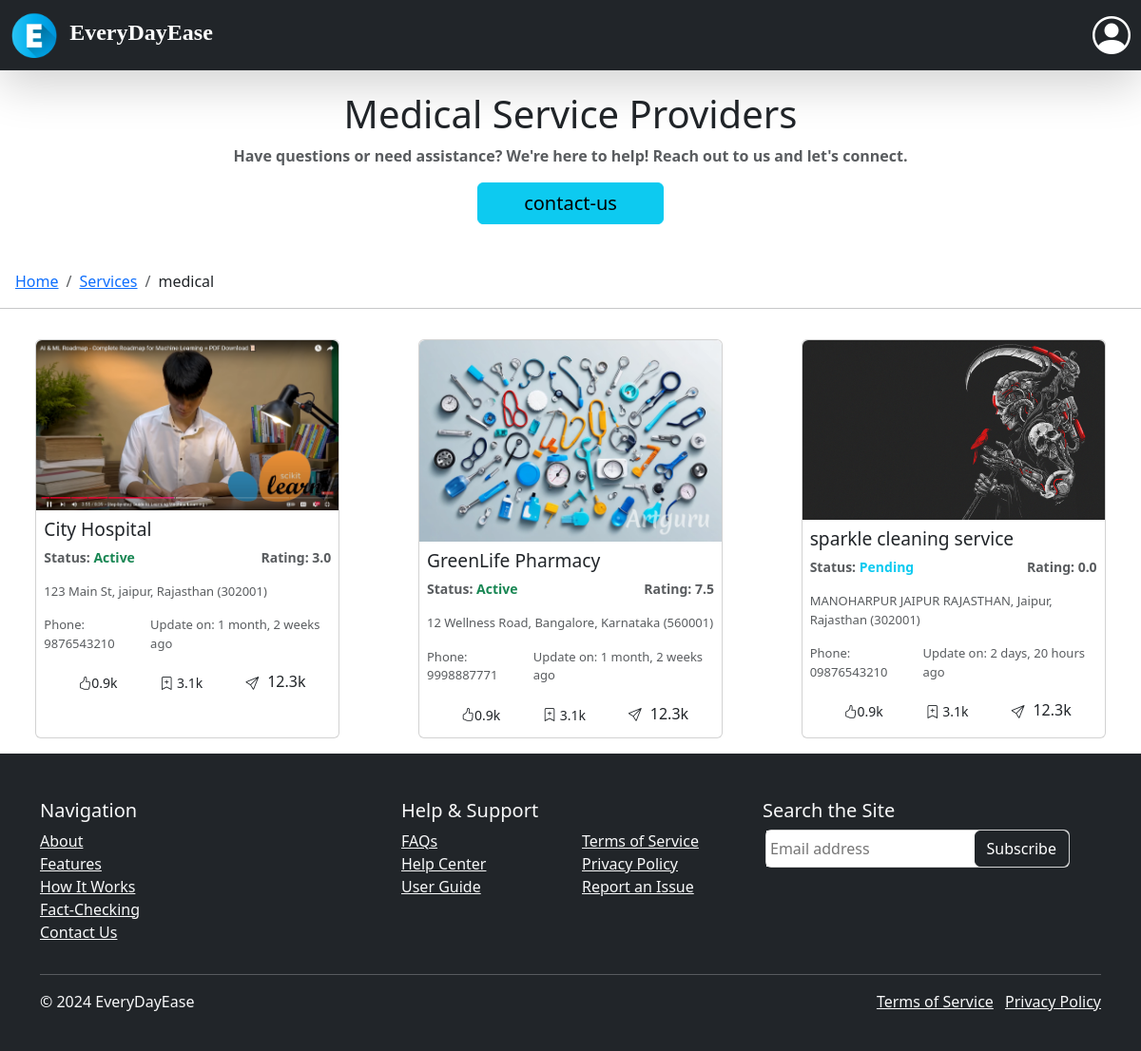
The page /services/medical/ on the database its author committed.
### home/models.py (models this page shows, shortened)
class ServiceProvider(models.Model):
    user = models.OneToOneField(Profile, on_delete=models.CASCADE, related_name="service_provider")
    business_name = models.CharField(max_length=255)
    category_choices = [
        ("Medical", "Medical"),
        ("Mechanical", "Mechanical"),
        ("Electrician", "Electrician"),
        ("Cleaning", "Cleaning"),
    ]
    category = models.CharField(max_length=20, choices=category_choices)
    contact_number = models.CharField(max_length=15)
    address = models.TextField()
    city = models.CharField(max_length=100)
    state = models.CharField(max_length=100)
    zip_code = models.CharField(max_length=10)
    profile_picture = models.ImageField(upload_to="providers/", null=True, blank=True)
    rating = models.FloatField(default=0.0)
    status = models.CharField(max_length=10, choices=[("Active", "Active"), ("Inactive", "Inactive"), ("Pending", "Pending")], default="Pending")
    created_at = models.DateTimeField(auto_now_add=True)
    updated_at = models.DateTimeField(auto_now=True)

### home/views.py (the view)
# urls.py: path("services/<str:slug>/",servicesCategory,name="services-category"),
def servicesCategory(request,slug):
    providers = ServiceProvider.objects.filter(category=slug.title())
    return render(request,"service_category.html",{"slug":slug,"providers":providers})

### home/templates/service_category.html (shortened to what this page needs)
{% extends "base.html" %}
{% block main %}
{% load static %}
{% load humanize %}
<div class="container-fluid my-5 pb-0 py-5">
    <div class="container">
      <h1 class="text-center">{{slug | title}} Service Providers</h1>
      <p class="text-muted text-center fw-bold">Have questions or need assistance? We're here to help! Reach out to us and let's connect.</p>
      <div class="d-flex justify-content-center">
        <a href="/contact-us" class="btn btn-info px-5 fs-5 ">contact-us</a>
      </div>
    </div>
  </div>
  <nav aria-label="breadcrumb" class="py-0 my-0 mx-3">
    <ol class="breadcrumb">
      <li class="breadcrumb-item"><a href="/">Home</a></li>
      <li class="breadcrumb-item"><a href="/services">Services</a></li>
      <li class="breadcrumb-item Active" aria-current="page">{{slug}}</li>
    </ol>
  </nav>
  <hr>
  <div class="">
    <div class="row p-2">
        {% for provider in providers %}
            <a href="/services/{{slug}}/{{provider.id}}/{{provider.business_name}}" style="text-decoration: none;" class="card my-2 p-0 mx-auto">
                <div class="card-image">
                <img  src="{{provider.profile_picture.url}}" class="w-100 rounded-top" alt="Beautiful">
                </div>
                <div class="card-content p-2">
                <h3>{{provider.business_name}}</h3>
                <p class="d-flex">
                    <span style="font-size: 14px;" class="fw-bold text-muted me-auto">Status: <span class="{% if provider.status == "Active" %} text-success {% elif provider.status == "Inactive" %} text-warning {% else %} text-info {% endif %}">{{provider.status}}</span></span>
                    <span style="font-size: 14px;" class="fw-bold text-muted">Rating: {{provider.rating}}</span>
                </p>
                <p style="font-size: 13px;" class="text-muted">{{provider.address}}, {{provider.city}}, {{provider.state}} ({{provider.zip_code}})</p>
                <p style="font-size: 13px;" class="d-flex p-0">
                    <span class="text-muted me-auto">Phone: {{provider.contact_number}}</span>
                    <span class="text-muted">Update on: {{provider.updated_at |naturaltime}}</span>
                </p>
                  <div class="d-flex justify-content-evenly">
                    <div class=""><button class="btn btn-sm"><i class="bi bi-hand-thumbs-up"></i>0.9k</button></div>
                    <div class=""><button class="btn btn-sm"><i class="bi bi-bookmark-plus"></i> 3.1k</button></div>
                    <div class=""><button class="btn btn-sm"><i class="bi bi-send"></i></button>12.3k</div>
                  </div>
                </div>
            </a>
        {% endfor %}
    </div>
  </div>
{% endblock main %}

### home/templates/service_category.html (style rules this page uses)
.card { width: 20rem !important; margin: 3px; }
h3 { font-size: 1.2rem; }

### rows shown on the page
ServiceProvider: profile_picture (picture), business_name "City Hospital", status "Active", rating "3.0", address "123 Main St", city "jaipur", state "Rajasthan", zip_code "302001", contact_number "9876543210", updated_at "1 month, 2 weeks ago"
ServiceProvider: profile_picture (picture), business_name "GreenLife Pharmacy", status "Active", rating "7.5", address "12 Wellness Road", city "Bangalore", state "Karnataka", zip_code "560001", contact_number "9998887771", updated_at "1 month, 2 weeks ago"
ServiceProvider: profile_picture (picture), business_name "sparkle cleaning service", status "Pending", rating "0.0", address "MANOHARPUR JAIPUR RAJASTHAN", city "Jaipur", state "Rajasthan", zip_code "302001", contact_number "09876543210", updated_at "2 days, 20 hours ago"

### other values the page prints
{{ slug | title }} "Medical"
{{ slug }} "medical"
